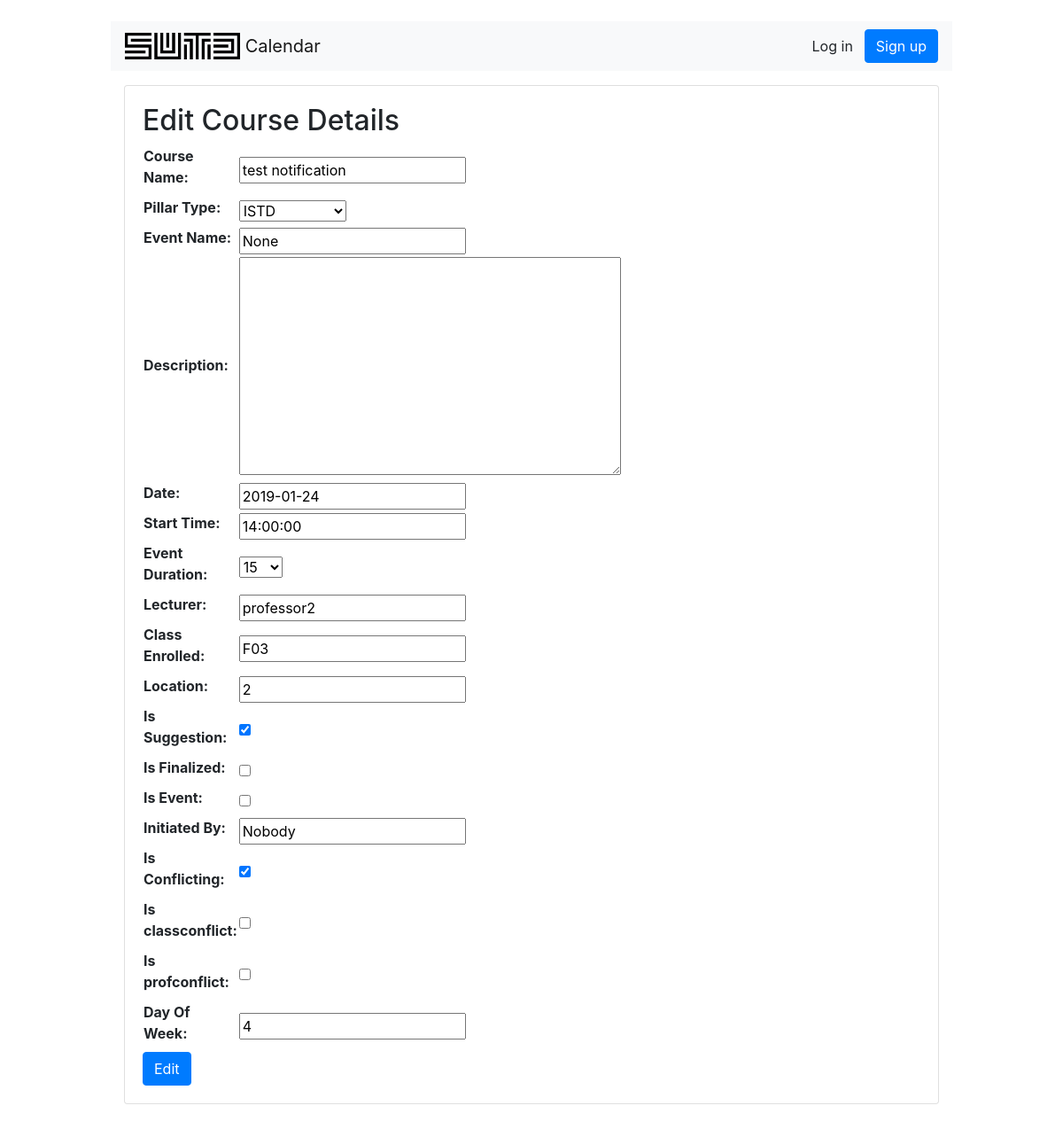
The page /schedule/modify/84 on the database its author committed.
### schedule/models.py (models this page shows, shortened)
class Schedule(models.Model):
    course_Name = models.CharField(max_length=120)
    pillar_Type = models.CharField(max_length=10, choices=PILLAR_CHOICES)
    event_Name = models.CharField(max_length=120, default="None")
    description = models.TextField(blank=True, null=True)
    date = models.DateField(("Date"), default=datetime.date.today)
    start_Time = models.TimeField()
    event_Duration = models.IntegerField(default=0, choices=DURATION_CHOICES)
    lecturer = models.CharField(max_length=50)
    class_Enrolled = models.CharField(max_length=4, default="")
    location = models.IntegerField()
    is_Suggestion = models.BooleanField(default=False)
    is_Finalized = models.BooleanField(default=False)
    is_Event = models.BooleanField(default=False)
    initiated_By = models.CharField(max_length=50, default="Nobody")
    is_Conflicting = models.BooleanField(default=False)
    is_classconflict = models.BooleanField(default=False)
    is_profconflict = models.BooleanField(default=False)
    day_Of_Week = models.IntegerField(
        default=1, validators=[MaxValueValidator(7), MinValueValidator(1)])

### schedule/views.py (the view, shortened to what this page needs)
# urls.py: path('modify/<int:pk>', views.ModifyScheduleEditView.as_view() , name= 'modify'),
class ModifyScheduleEditView(UpdateView):
    model = Schedule
    template_name = 'modifyschedule/modifyscheduleeditview.html'
    fields = '__all__'
    def get_queryset(self):
        return Schedule.objects.all()

### schedule/templates/modifyschedule/modifyscheduleeditview.html (shortened to what this page needs)
{% extends 'base.html' %}
{% load crispy_forms_tags %}
{% block content %}
	<div class="row">
    <div class="col-lg-6 col-md-6 col-sm-8 col-12">
      <h2>Edit Course Details</h2>
      <form method="post" novalidate>
        <table>{{form.as_table}}</table>
        <button type="submit" class="btn btn-primary">Edit</button>
      </form>
    </div>
  </div>
{% endblock %}

### rows shown on the page
Schedule: course_Name "test notification", pillar_Type "ISTD", event_Name "None", date "2019-01-24", start_Time "14:00:00", event_Duration "15", lecturer "professor2", class_Enrolled "F03", location "2", is_Suggestion "☑", initiated_By "Nobody", is_Conflicting "☑", day_Of_Week "4"
